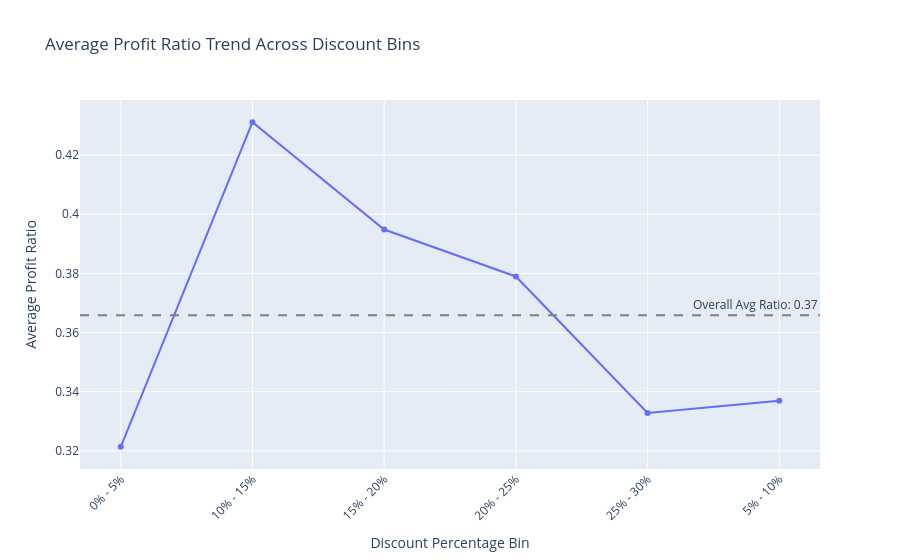

Notebook cell for this chart:
### Markdown cell above
Average Profit Ratio Trend Across Discount Bins

### Code cell
if 'Profit_Ratio' not in df.columns:
    df.loc[:, 'Profit_Ratio'] = df['Profit'] / df['Revenue']


max_discount = df['Discount_Percentage'].max()

bins = [i * 5 for i in range(int(max_discount / 5) + 2)]
labels = [f'{i*5}% - {(i+1)*5}%' for i in range(len(bins) - 1)]


df.loc[:, 'Discount_Bin'] = pd.cut(
    df['Discount_Percentage'],
    bins=bins,
    labels=labels,
    right=False,
    include_lowest=True
).astype(str)


discount_trend = df.groupby('Discount_Bin', observed=False)['Profit_Ratio'].mean().reset_index()



discount_trend = df.groupby('Discount_Bin', observed=False)['Profit_Ratio'].mean().reset_index()

fig_line = px.line(
    discount_trend,
    x='Discount_Bin',
    y='Profit_Ratio',
    markers=True, # Show markers on the line
    title='Average Profit Ratio Trend Across Discount Bins',
)

# Add a horizontal line for the overall average profit ratio for reference
overall_avg_ratio = df['Profit_Ratio'].mean()
fig_line.add_hline(y=overall_avg_ratio, line_dash="dash", line_color="gray", annotation_text=f"Overall Avg Ratio: {overall_avg_ratio:.2f}", annotation_position="top right")

fig_line.update_layout(
    xaxis_title='Discount Percentage Bin',
    yaxis_title='Average Profit Ratio',
    xaxis_tickangle=-45 # Rotates labels for better readability
)
fig_line.show()

### Figure 1 — Plotly figure (JSON) as saved in the notebook; plotly's stock layout.template omitted (floating-point values rounded to 4 significant figures)
{"data": [{"hovertemplate": "Discount_Bin=%{x}<br>Profit_Ratio=%{y}<extra></extra>", "legendgroup": "", "line": {"color": "#636efa", "dash": "solid"}, "marker": {"symbol": "circle"}, "mode": "lines+markers", "name": "", "orientation": "v", "showlegend": false, "type": "scatter", "x": ["0% - 5%", "10% - 15%", "15% - 20%", "20% - 25%", "25% - 30%", "5% - 10%"], "xaxis": "x", "y": [0.3214, 0.4311, 0.3948, 0.3789, 0.3328, 0.337], "yaxis": "y"}], "layout": {"annotations": [{"showarrow": false, "text": "Overall Avg Ratio: 0.37", "x": 1, "xanchor": "right", "xref": "x domain", "y": 0.3658, "yanchor": "bottom", "yref": "y"}], "legend": {"tracegroupgap": 0}, "shapes": [{"line": {"color": "gray", "dash": "dash"}, "type": "line", "x0": 0, "x1": 1, "xref": "x domain", "y0": 0.3658, "y1": 0.3658, "yref": "y"}], "title": {"text": "Average Profit Ratio Trend Across Discount Bins"}, "xaxis": {"anchor": "y", "domain": [0, 1], "tickangle": -45, "title": {"text": "Discount Percentage Bin"}}, "yaxis": {"anchor": "x", "domain": [0, 1], "title": {"text": "Average Profit Ratio"}}}}
